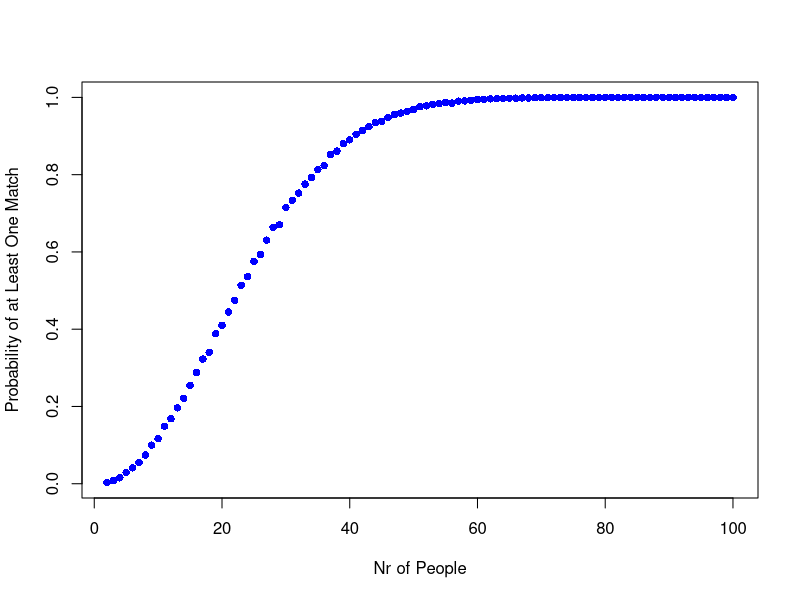

The R source for this figure:
## ---- chunk 1
# This seed give one matching birthday
set.seed(94705)  

birthdays = sample(1:365, 25, replace = TRUE)
birthdays
## ---- chunk 2
unique(birthdays)
length(unique(birthdays))
## ---- chunk 3
set.seed(94705)

birthday_function = function(people = 25){
    
    # we populate the room
    birthdays = sample(1:365, people, replace = TRUE)
    
    # get the unique number of bdays
    unique_bdays = length(unique(birthdays))
    
    # and return a 1 if at least one bday is repeated.
    as.numeric(unique_bdays != people)
}

birthday_function(people = 25)
## ---- chunk 4
set.seed(94705)
many_sims = replicate(1000, birthday_function(people = 25)) 
## ---- chunk 5
mean(many_sims) # 0.578 chance of one matching birthday! 
## ---- chunk 6
people = 2:100

sims = matrix(NA, nrow = length(people), ncol = 2)

for (i in 1:length(people)) {
    many_sims = replicate(5000, birthday_function(people = people[i]))
    sims[i,] = c(people[i], mean(many_sims))
}

sims
## ---- chunk 7
# Change our plotting area to a 1 x 1 surface
par(mfrow = c(1,1))

plot(x = sims[,1], y = sims[,2], 
     pch = 16, col = "blue", 
     xlab = "Nr of People", 
     ylab = "Probability of at Least One Match")
